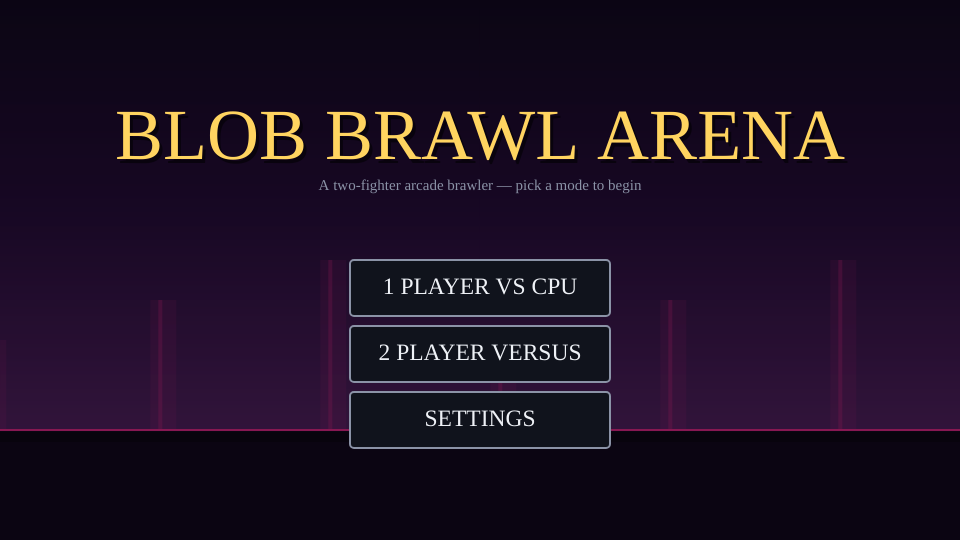
Frame 1 (no input)
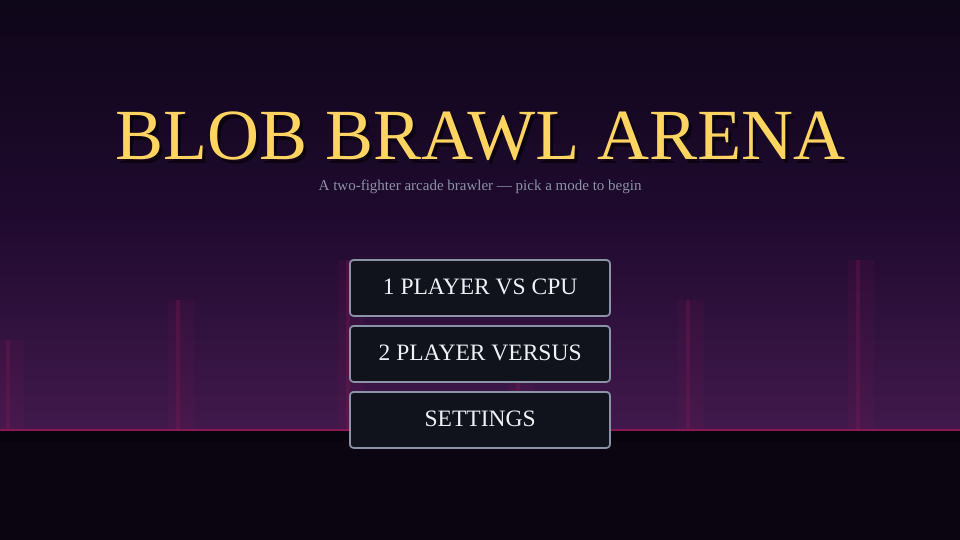
Frame 60 (no input)
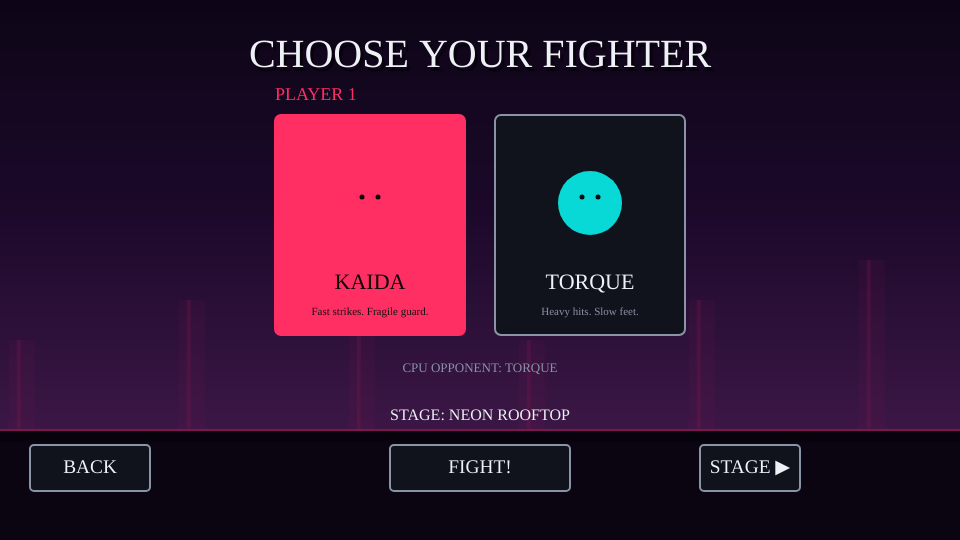
Frame 120 (the mouse pressed at the canvas centre since frame 60)

The p5.js sketch that drew these frames (run headless with seeded random() and noise() and a simulated clock; from frame 60 on, the mouse is pressed at the canvas centre):

// p5.js sketch
// ── sketch.js
// ================================================================================================
//  BLOB BRAWL ARENA
//  A from-scratch redesign of the original two-fighter tutorial.
//
//  ARCHITECTURE OVERVIEW
//  ----------------------
//  Game            -> top level state machine (menu / select / fight / pause / etc.), owns Match
//  Match           -> a best-of-rounds contest between two Fighters on a Stage
//  Fighter (base)  -> physics, health/meter, state machine, move execution, drawing
//    Kaida, Torque -> subclasses that supply their own special/super moves & stats
//  InputSource     -> HumanInput (keyboard) or AIInput (simple finite-state CPU brain);
//                     Fighters don't care which one is driving them
//  Stage           -> visual theme (palette + animated parallax-style background layers)
//  ParticleSystem  -> pooled particles for hit sparks, block sparks, dust, trails
//  Camera          -> screen shake / punch-zoom applied only to the arena layer
//  Audio           -> procedurally synthesized sound effects + generative music, no asset files
//  UI              -> small immediate-mode Button helper used by every menu screen
// ================================================================================================


// ------------------------------------------------------------------------------------------------
// CONFIG - tunable constants, kept in one place instead of scattered magic numbers
// ------------------------------------------------------------------------------------------------
const CFG = {
  W: 960, H: 540,
  GROUND_Y: 430,
  GRAVITY: 0.9,
  ROUND_TIME: 60,       // seconds per round
  ROUNDS_TO_WIN: 2,     // first fighter to win this many rounds wins the match
  METER_MAX: 100,
  SPECIAL_COST: 30,
  SUPER_COST: 100,
  COMBO_WINDOW: 45,     // frames a combo stays "alive" between hits
};

// Palette - deliberately not the generic cream/terracotta or acid-green defaults.
// A magenta/cyan rivalry pair on a near-black arena, amber for shared UI accents.
const PALETTE = {
  bg:        '#05060a',
  p1:        '#ff2e63',   // hot magenta - Kaida
  p1Dark:    '#9c1440',
  p2:        '#08d9d6',   // electric cyan - Torque
  p2Dark:    '#046a68',
  amber:     '#ffd460',
  ink:       '#eef1f6',
  inkDim:    '#8b93a7',
  panel:     '#10131c',
  danger:    '#ff5252',
};

const STAGES = [
  { name: 'NEON ROOFTOP', sky: ['#1a0b2e', '#3a1257', '#7a2f8f'], ground: '#150a22', accent: '#ff2e9a', motif: 'neon' },
  { name: 'DESERT RUINS', sky: ['#2b1608', '#6b3618', '#c9702f'], ground: '#241207', accent: '#ffb347', motif: 'sand' },
  { name: 'STORM DOCKS',  sky: ['#0a1420', '#122238', '#1d3a52'], ground: '#0a0f16', accent: '#6fe3ff', motif: 'rain' },
];

function clamp(v, lo, hi) { return Math.max(lo, Math.min(hi, v)); }
function lerp2(a, b, t) { return a + (b - a) * t; }


// ================================================================================================
// AUDIO MANAGER - every sound is synthesized live with the Web Audio API. No external files means
// nothing to fetch, license, or fail to load; it also keeps every sound perfectly on-theme.
// ================================================================================================
class AudioManager {
  constructor() {
    this.ctx = null;
    this.master = null;
    this.sfxGain = null;
    this.musicGain = null;
    this.sfxVolume = 0.7;
    this.musicVolume = 0.35;
    this.muted = false;
    this.musicOn = true;
    this.musicStep = 0;
    this.musicScale = [0, 3, 5, 7, 10, 12];
    this.musicBaseFreq = 110;
  }

  init() {
    if (this.ctx) return;
    const AC = window.AudioContext || window.webkitAudioContext;
    this.ctx = new AC();
    this.master = this.ctx.createGain();
    this.master.gain.value = 1;
    this.master.connect(this.ctx.destination);
    this.sfxGain = this.ctx.createGain();
    this.sfxGain.gain.value = this.sfxVolume;
    this.sfxGain.connect(this.master);
    this.musicGain = this.ctx.createGain();
    this.musicGain.gain.value = this.musicVolume;
    this.musicGain.connect(this.master);
  }

  resume() {
    if (this.ctx && this.ctx.state === 'suspended') this.ctx.resume();
  }

  setSfxVolume(v) { this.sfxVolume = v; if (this.sfxGain) this.sfxGain.gain.value = v; }
  setMusicVolume(v) { this.musicVolume = v; if (this.musicGain) this.musicGain.gain.value = v; }

  // Generic short synthesized blip: a tone with an exponential decay envelope,
  // optionally sweeping frequency for "whoosh" style effects.
  tone(freq, dur, type = 'sine', gain = 0.35, sweepTo = null, noiseMix = 0) {
    if (!this.ctx || this.muted) return;
    const t0 = this.ctx.currentTime;
    const osc = this.ctx.createOscillator();
    osc.type = type;
    osc.frequency.setValueAtTime(freq, t0);
    if (sweepTo !== null) osc.frequency.exponentialRampToValueAtTime(Math.max(20, sweepTo), t0 + dur);
    const env = this.ctx.createGain();
    env.gain.setValueAtTime(gain, t0);
    env.gain.exponentialRampToValueAtTime(0.001, t0 + dur);
    osc.connect(env).connect(this.sfxGain);
    osc.start(t0);
    osc.stop(t0 + dur + 0.02);

    if (noiseMix > 0) {
      const bufferSize = this.ctx.sampleRate * dur;
      const buffer = this.ctx.createBuffer(1, bufferSize, this.ctx.sampleRate);
      const data = buffer.getChannelData(0);
      for (let i = 0; i < bufferSize; i++) data[i] = (Math.random() * 2 - 1) * (1 - i / bufferSize);
      const noise = this.ctx.createBufferSource();
      noise.buffer = buffer;
      const nEnv = this.ctx.createGain();
      nEnv.gain.setValueAtTime(gain * noiseMix, t0);
      nEnv.gain.exponentialRampToValueAtTime(0.001, t0 + dur);
      noise.connect(nEnv).connect(this.sfxGain);
      noise.start(t0);
    }
  }

  playLight()    { this.tone(720, 0.08, 'square', 0.25); }
  playHeavy()    { this.tone(180, 0.18, 'sawtooth', 0.4, 90, 0.5); }
  playSpecial()  { this.tone(300, 0.3, 'sawtooth', 0.35, 700); }
  playSuper()    { this.tone(600, 0.6, 'sawtooth', 0.45, 60, 0.6); }
  playBlock()    { this.tone(500, 0.12, 'triangle', 0.3, 350); }
  playWhiff()    { this.tone(900, 0.05, 'sine', 0.08); }
  playJump()     { this.tone(400, 0.12, 'sine', 0.2, 650); }
  playLand()     { this.tone(120, 0.08, 'sine', 0.2); }
  playKO()       { this.tone(220, 0.9, 'sawtooth', 0.4, 40, 0.4); }
  playSelect()   { this.tone(880, 0.06, 'square', 0.2); }
  playConfirm()  { this.tone(660, 0.1, 'square', 0.25, 990); }
  playCountdown(){ this.tone(500, 0.15, 'square', 0.3); }
  playBell()     { this.tone(1200, 0.5, 'sine', 0.3, 800); }

  // Extremely small generative music stinger - one bass note plus an occasional
  // scale-degree arpeggio note, re-triggered on a timer from the main loop.
  musicTick(stageIndex) {
    if (!this.ctx || this.muted || !this.musicOn) return;
    const root = this.musicBaseFreq * (1 + stageIndex * 0.12);
    const t0 = this.ctx.currentTime;
    const bass = this.ctx.createOscillator();
    bass.type = 'triangle';
    bass.frequency.value = root;
    const bEnv = this.ctx.createGain();
    bEnv.gain.setValueAtTime(0.18, t0);
    bEnv.gain.exponentialRampToValueAtTime(0.001, t0 + 0.35);
    bass.connect(bEnv).connect(this.musicGain);
    bass.start(t0); bass.stop(t0 + 0.4);

    if (this.musicStep % 2 === 0) {
      const degree = this.musicScale[Math.floor(Math.random() * this.musicScale.length)];
      const freq = root * 2 * Math.pow(2, degree / 12);
      const arp = this.ctx.createOscillator();
      arp.type = 'square';
      arp.frequency.value = freq;
      const aEnv = this.ctx.createGain();
      aEnv.gain.setValueAtTime(0.05, t0 + 0.05);
      aEnv.gain.exponentialRampToValueAtTime(0.001, t0 + 0.3);
      arp.connect(aEnv).connect(this.musicGain);
      arp.start(t0 + 0.05); arp.stop(t0 + 0.35);
    }
    this.musicStep++;
  }
}
const AUDIO = new AudioManager();


// ================================================================================================
// PARTICLE SYSTEM
// ================================================================================================
class Particle {
  constructor(x, y, vx, vy, life, size, col, grav = 0) {
    this.x = x; this.y = y; this.vx = vx; this.vy = vy;
    this.life = life; this.maxLife = life; this.size = size; this.col = col; this.grav = grav;
  }
  update(dt) {
    this.vy += this.grav * dt;
    this.x += this.vx * dt;
    this.y += this.vy * dt;
    this.life -= dt;
  }
  draw() {
    const t = clamp(this.life / this.maxLife, 0, 1);
    push();
    noStroke();
    fill(this.col[0], this.col[1], this.col[2], 255 * t);
    circle(this.x, this.y, this.size * t);
    pop();
  }
}
class ParticleSystem {
  constructor() { this.items = []; }
  update(dt) {
    for (const p of this.items) p.update(dt);
    this.items = this.items.filter(p => p.life > 0);
  }
  draw() { for (const p of this.items) p.draw(); }

  burstHit(x, y, col) {
    for (let i = 0; i < 14; i++) {
      const a = random(TWO_PI);
      const spd = random(2, 7);
      this.items.push(new Particle(x, y, cos(a) * spd, sin(a) * spd - 1, random(14, 26), random(4, 9), col, 0.25));
    }
  }
  burstBlock(x, y) {
    for (let i = 0; i < 10; i++) {
      const a = random(-PI * 0.3, PI * 0.3);
      const spd = random(3, 6);
      this.items.push(new Particle(x, y, cos(a) * spd, sin(a) * spd, random(10, 18), random(3, 6), [255, 212, 96], 0.1));
    }
  }
  dust(x, y) {
    for (let i = 0; i < 6; i++) {
      this.items.push(new Particle(x + random(-10, 10), y, random(-1, 1), random(-1.5, -0.2), random(16, 28), random(5, 10), [200, 200, 210], -0.02));
    }
  }
  trail(x, y, col) {
    this.items.push(new Particle(x, y, random(-0.5, 0.5), random(-0.5, 0.5), 14, random(6, 12), col, 0));
  }
}


// ================================================================================================
// CAMERA - purely a shake / punch-in effect layered on top of an otherwise static arena camera,
// which is the norm for 2D fighting games.
// ================================================================================================
class Camera {
  constructor() { this.shake = 0; this.zoom = 1; this.zoomTarget = 1; }
  addShake(amount) { this.shake = Math.min(this.shake + amount, 24); }
  punch(amount) { this.zoomTarget = 1 + amount; }
  update(dt) {
    this.shake = lerp2(this.shake, 0, 0.2 * dt);
    if (this.shake < 0.05) this.shake = 0;
    this.zoomTarget = lerp2(this.zoomTarget, 1, 0.08 * dt);
    this.zoom = lerp2(this.zoom, this.zoomTarget, 0.25 * dt);
  }
  begin() {
    push();
    translate(CFG.W / 2, CFG.H / 2);
    scale(this.zoom);
    if (this.shake > 0) translate(random(-this.shake, this.shake), random(-this.shake, this.shake));
    translate(-CFG.W / 2, -CFG.H / 2);
  }
  end() { pop(); }
}


// ================================================================================================
// STAGE - animated background rendering per theme. Layers drift at their own independent speeds
// to give a living, parallax-like atmosphere even though the fight camera itself never pans.
// ================================================================================================
class Stage {
  constructor(def) { this.def = def; this.t = 0; this.bolts = []; }
  update(dt) {
    this.t += dt;
    if (this.def.motif === 'rain' && random() < 0.4) {
      this.bolts.push({ x: random(CFG.W), y: -10, life: 40 });
    }
    this.bolts.forEach(b => b.y += 14);
    this.bolts = this.bolts.filter(b => b.y < CFG.H);
  }
  draw() {
    const [c1, c2, c3] = this.def.sky;
    for (let i = 0; i < CFG.GROUND_Y; i++) {
      const tt = i / CFG.GROUND_Y;
      const col = tt < 0.5
        ? lerpColor(color(c1), color(c2), tt * 2)
        : lerpColor(color(c2), color(c3), (tt - 0.5) * 2);
      stroke(col); line(0, i, CFG.W, i);
    }
    noStroke();

    if (this.def.motif === 'neon') {
      for (let i = 0; i < 6; i++) {
        const x = (i * 170 + (this.t * 6) % 170) % (CFG.W + 40) - 20;
        const h = 90 + (i % 3) * 40;
        fill(255, 46, 154, 26);
        rect(x, CFG.GROUND_Y - h, 26, h);
        fill(255, 46, 154, 70);
        rect(x + 8, CFG.GROUND_Y - h, 4, h);
      }
    } else if (this.def.motif === 'sand') {
      for (let i = 0; i < 5; i++) {
        const x = (i * 210 + (this.t * 3) % 210) % (CFG.W + 60) - 30;
        fill(120, 70, 35, 90);
        triangle(x, CFG.GROUND_Y, x + 90, CFG.GROUND_Y - 130, x + 180, CFG.GROUND_Y);
      }
      fill(255, 200, 140, 20);
      circle(CFG.W - 130, 90, 90);
    } else if (this.def.motif === 'rain') {
      stroke(180, 220, 255, 90); strokeWeight(2);
      for (const b of this.bolts) line(b.x, b.y, b.x - 4, b.y + 14);
      noStroke();
    }

    // ground + horizon line
    fill(this.def.ground);
    rect(0, CFG.GROUND_Y, CFG.W, CFG.H - CFG.GROUND_Y);
    stroke(this.def.accent); strokeWeight(2);
    line(0, CFG.GROUND_Y, CFG.W, CFG.GROUND_Y);
    noStroke();
    fill(0, 0, 0, 70);
    rect(0, CFG.GROUND_Y + 2, CFG.W, 10);
  }
}


// ================================================================================================
// INPUT SOURCES - Fighters don't know or care whether a human or the CPU is driving them.
// ================================================================================================

// Keys that were pressed THIS frame only (edge-triggered), populated by the global keyPressed().
const justPressed = new Set();

class HumanInput {
  constructor(keys) { this.keys = keys; } // {left,right,up,down,light,heavy,special,super}
  getIntents() {
    return {
      left: keyIsDown(this.keys.left),
      right: keyIsDown(this.keys.right),
      jumpPressed: justPressed.has(this.keys.up),
      block: keyIsDown(this.keys.down),
      lightPressed: justPressed.has(this.keys.light),
      heavyPressed: justPressed.has(this.keys.heavy),
      specialPressed: justPressed.has(this.keys.special),
      superPressed: justPressed.has(this.keys.super),
    };
  }
}

class AIInput {
  constructor(difficulty = 1) {
    this.difficulty = difficulty; // 0..1, higher = faster reactions
    this.decisionTimer = 0;
    this.mode = 'approach';
    this.self = null; this.foe = null;
  }
  bind(self, foe) { this.self = self; this.foe = foe; }
  getIntents() {
    const out = { left: false, right: false, jumpPressed: false, block: false, lightPressed: false, heavyPressed: false, specialPressed: false, superPressed: false };
    if (!this.self || !this.foe) return out;
    const self = this.self, foe = this.foe;

    // React to an incoming attack with some chance to block, scaled by difficulty.
    if (foe.activeMove && foe.activeMove.phase !== 'recovery' && random() < 0.02 + 0.05 * this.difficulty) {
      this.mode = 'block';
    }

    this.decisionTimer -= 1;
    if (this.decisionTimer <= 0) {
      this.decisionTimer = Math.floor(random(14, 30) / (0.5 + this.difficulty));
      const dist = Math.abs(foe.x - self.x);
      if (self.health < self.maxHealth * 0.25 && random() < 0.5) this.mode = 'retreat';
      else if (dist > 150) this.mode = 'approach';
      else if (dist < 70) this.mode = random() < 0.6 ? 'attackClose' : 'approach';
      else this.mode = random() < 0.5 ? 'attackFar' : 'approach';
    }

    const dx = foe.x - self.x;
    if (this.mode === 'approach') {
      out.left = dx < -4; out.right = dx > 4;
      if (Math.abs(dx) < 120 && random() < 0.01) out.jumpPressed = true;
    } else if (this.mode === 'retreat') {
      out.left = dx > 0; out.right = dx < 0;
    } else if (this.mode === 'block') {
      out.block = true;
      if (Math.abs(dx) > 90) this.mode = 'approach';
    } else if (this.mode === 'attackClose') {
      if (!self.activeMove) {
        if (self.meter >= CFG.METER_MAX && random() < 0.15) out.superPressed = true;
        else if (self.meter >= CFG.SPECIAL_COST && random() < 0.2) out.specialPressed = true;
        else out.lightPressed = random() < 0.7;
        if (!out.lightPressed && !out.specialPressed && !out.superPressed) out.heavyPressed = random() < 0.3;
      }
    } else if (this.mode === 'attackFar') {
      out.left = dx < -4; out.right = dx > 4;
      if (Math.abs(dx) < 65 && !self.activeMove) out.heavyPressed = true;
    }
    return out;
  }
}


// ================================================================================================
// MOVESET DATA - plain data tables keep balance changes to one place instead of buried in logic.
// ================================================================================================
const MOVES_BASE = {
  light:  { startup: 5,  active: 4, recovery: 9,  damage: 5,  chip: 1, meter: 8,  knockX: 4,  knockY: 0,  hitstun: 14, blockstun: 8,  range: 46, w: 34, h: 22 },
  heavy:  { startup: 13, active: 6, recovery: 19, damage: 12, chip: 2, meter: 14, knockX: 9,  knockY: -2, hitstun: 22, blockstun: 14, range: 58, w: 40, h: 26 },
};

// ================================================================================================
// FIGHTER (base class)
// ================================================================================================
class Fighter {
  constructor(x, name, colMain, colDark, label) {
    this.x = x;
    this.y = CFG.GROUND_Y; // feet position; equals GROUND_Y when grounded
    this.vx = 0; this.vy = 0;
    this.name = name;
    this.colMain = colMain; this.colDark = colDark;
    this.label = label; // 'P1' | 'P2'

    this.bodyW = 46; this.bodyH = 100;
    this.speed = 0.6; this.maxSpeed = 4.2; this.friction = 0.78;
    this.jumpForce = 15;
    this.weight = 1;

    this.maxHealth = 100; this.health = 100;
    this.meter = 0;
    this.facing = this.label === 'P1' ? 1 : -1;
    this.grounded = true;

    this.state = 'idle';       // idle | walk | jump | block | hit | ko
    this.activeMove = null;    // {type, frame, phase, hasHit, data}
    this.hitstun = 0; this.blockstun = 0;
    this.isBlocking = false;
    this.flash = 0;            // white hit-flash timer
    this.squash = 0;           // landing squash animation timer
    this.comboCount = 0; this.comboTimer = 0;
    this.invuln = 0;           // frames of invulnerability (used by some supers)
    this.armored = 0;          // frames that ignore hitstun (super armor)
    this.animT = random(1000);
    this.controller = null;
    this.koFallAngle = 0;
    this.wins = 0;
  }

  bindController(c) { this.controller = c; }

  moveset() { return MOVES_BASE; } // subclasses extend with .special / .super

  hurtbox() {
    return { x: this.x - this.bodyW / 2, y: this.y - (this.crouching ? this.bodyH * 0.6 : this.bodyH), w: this.bodyW, h: this.crouching ? this.bodyH * 0.6 : this.bodyH };
  }

  startMove(type, foe) {
    const table = this.moveset();
    const data = table[type];
    if (!data) return;
    this.activeMove = { type, frame: 0, phase: 'startup', hasHit: false, data, hits: data.hits ? data.hits.map(() => false) : null };
    if (type === 'special') this.meter -= CFG.SPECIAL_COST;
    if (type === 'super') { this.meter -= CFG.SUPER_COST; this.invuln = data.invuln || 0; this.armored = data.armor ? 999 : 0; }
    if (type === 'light') AUDIO.playLight();
    if (type === 'heavy') AUDIO.playHeavy();
    if (type === 'special') AUDIO.playSpecial();
    if (type === 'super') AUDIO.playSuper();
    this.onStartMove(type, data, foe);
  }
  onStartMove() {} // hook for subclasses (e.g. dash velocity)

  getHitbox() {
    if (!this.activeMove || this.activeMove.phase !== 'active') return null;
    const d = this.activeMove.data;
    const reach = d.range !== undefined ? d.range : 50;
    const w = d.w || 40, h = d.h || 26;
    const cx = this.x + this.facing * (this.bodyW / 2 + reach / 2);
    const cy = this.y - this.bodyH * (d.low ? 0.25 : 0.6);
    return { x: cx - w / 2, y: cy - h / 2, w, h };
  }

  takeDamage(amount, knockX, knockY, hitstun, particles, camera, chip = false) {
    if (this.invuln > 0) return;
    this.health = clamp(this.health - amount, 0, this.maxHealth);
    this.vx = knockX; this.vy = knockY;
    this.flash = 10;
    if (!chip) {
      this.hitstun = hitstun;
      this.state = 'hit';
      particles.burstHit(this.x, this.y - this.bodyH * 0.55, this.colMain === PALETTE.p1 ? [255, 90, 130] : [90, 240, 235]);
      camera.addShake(6);
      camera.punch(0.02);
    } else {
      this.blockstun = hitstun;
      particles.burstBlock(this.x - this.facing * this.bodyW * 0.5, this.y - this.bodyH * 0.6);
      camera.addShake(2);
    }
    if (this.health <= 0) { this.state = 'ko'; this.koFallAngle = 0; }
  }

  gainMeter(v) { this.meter = clamp(this.meter + v, 0, CFG.METER_MAX); }

  update(dt, foe, particles, camera) {
    this.animT += dt * 0.06;
    if (this.flash > 0) this.flash -= dt;
    if (this.squash > 0) this.squash -= dt;
    if (this.comboTimer > 0) { this.comboTimer -= dt; if (this.comboTimer <= 0) this.comboCount = 0; }
    if (this.invuln > 0) this.invuln -= dt;

    if (this.state === 'ko') {
      this.koFallAngle = Math.min(this.koFallAngle + 0.06 * dt, PI / 2.1);
      this.vx *= 0.9;
      this.x += this.vx * dt;
      return;
    }

    const intents = this.controller ? this.controller.getIntents() : {};
    this.crouching = false;

    // Blockstun / hitstun lock out actions but still let physics + knockback drift resolve.
    if (this.hitstun > 0) {
      this.hitstun -= dt;
      this.vx = lerp2(this.vx, 0, 0.15 * dt);
    } else if (this.blockstun > 0) {
      this.blockstun -= dt;
      this.vx = lerp2(this.vx, 0, 0.2 * dt);
    } else {
      this.isBlocking = !!intents.block && this.grounded && !this.activeMove;
      this.crouching = this.isBlocking;

      if (!this.activeMove && !this.isBlocking) {
        if (intents.left) this.vx -= this.speed * dt;
        if (intents.right) this.vx += this.speed * dt;
        this.vx = clamp(this.vx, -this.maxSpeed, this.maxSpeed);
        if (!intents.left && !intents.right) this.vx *= Math.pow(this.friction, dt);

        if (intents.jumpPressed && this.grounded) {
          this.vy = -this.jumpForce; this.grounded = false; AUDIO.playJump();
        }
      } else if (this.isBlocking) {
        this.vx *= Math.pow(this.friction, dt);
      }

      if (!this.activeMove && this.grounded) {
        if (intents.superPressed && this.meter >= CFG.METER_MAX) this.startMove('super', foe);
        else if (intents.specialPressed && this.meter >= CFG.SPECIAL_COST) this.startMove('special', foe);
        else if (intents.heavyPressed) this.startMove('heavy', foe);
        else if (intents.lightPressed) this.startMove('light', foe);
      }
    }

    // Facing always tracks the opponent unless mid-knockback-lock.
    if (this.hitstun <= 0) this.facing = foe.x > this.x ? 1 : -1;

    // Physics
    this.vy += CFG.GRAVITY * dt;
    this.x += this.vx * dt;
    this.y += this.vy * dt;
    this.x = clamp(this.x, this.bodyW / 2 + 10, CFG.W - this.bodyW / 2 - 10);
    const wasAirborne = !this.grounded;
    if (this.y >= CFG.GROUND_Y) {
      this.y = CFG.GROUND_Y; this.vy = 0;
      if (!this.grounded) {
        this.grounded = true;
        if (wasAirborne) { this.squash = 8; AUDIO.playLand(); particles.dust(this.x, this.y); }
      }
    } else {
      this.grounded = false;
    }

    // Advance active move state machine
    if (this.activeMove) this.updateMove(dt, foe, particles, camera);

    this.updateSubclass(dt, foe, particles, camera);
  }

  updateSubclass() {} // hook for subclass-specific per-frame behavior (e.g. dash movement)

  updateMove(dt, foe, particles, camera) {
    const m = this.activeMove;
    m.frame += dt;
    const d = m.data;
    if (m.phase === 'startup' && m.frame >= d.startup) { m.phase = 'active'; m.frame = 0; }
    else if (m.phase === 'active' && m.frame >= d.active) { m.phase = 'recovery'; m.frame = 0; }
    else if (m.phase === 'recovery' && m.frame >= d.recovery) { this.activeMove = null; this.armored = 0; }
  }

  onStunned() {}

  draw() {
    push();
    translate(this.x, this.y);
    if (this.state === 'ko') rotate(this.facing * this.koFallAngle * -1);

    const squashAmt = this.squash > 0 ? map(this.squash, 0, 8, 0, 0.22) : 0;
    const bob = this.grounded && this.vx !== 0 && this.state !== 'ko' ? sin(this.animT * 6) * 3 : 0;

    // ground shadow, softer when airborne
    const airT = clamp((CFG.GROUND_Y - this.y) / 140, 0, 1);
    noStroke();
    fill(0, 0, 0, 90 * (1 - airT * 0.6));
    ellipse(0, 4, this.bodyW * (1 - airT * 0.3), 14 * (1 - airT * 0.3));

    const h = this.crouching ? this.bodyH * 0.6 : this.bodyH;
    const bodyCol = this.flash > 0 ? color(255) : color(this.colMain);

    // legs (simple animated pair)
    stroke(this.colDark); strokeWeight(8); strokeCap(ROUND);
    const legPhase = this.grounded ? sin(this.animT * 5) * (Math.abs(this.vx) > 0.3 ? 10 : 2) : 0;
    line(-8, -h * 0.05, -8 + (this.grounded ? legPhase : -6), -h * 0.55 + (this.state === 'jump' ? -8 : 0));
    line(8, -h * 0.05, 8 - (this.grounded ? legPhase : -6), -h * 0.55 + (this.state === 'jump' ? -8 : 0));

    // torso blob
    push();
    scale(1 + squashAmt, 1 - squashAmt);
    fill(bodyCol); noStroke();
    beginShape();
    const n = 28;
    for (let i = 0; i < n; i++) {
      const a = (TWO_PI / n) * i;
      const nz = noise(cos(a) * 0.8 + this.animT, sin(a) * 0.8 + this.animT);
      const r = (h * 0.42) + map(nz, 0, 1, -5, 5);
      const squishY = this.crouching ? 0.65 : 1;
      vertex(cos(a) * r * 0.75, -h * 0.62 + bob + sin(a) * r * squishY * 0.9);
    }
    endShape(CLOSE);
    pop();

    // guard ring while blocking
    if (this.isBlocking) {
      noFill(); stroke(255, 255, 255, 160); strokeWeight(3);
      ellipse(0, -h * 0.6, h * 0.95, h * 0.95);
    }

    // arm / fist for active attacks
    if (this.activeMove && this.activeMove.phase !== 'recovery') {
      const d = this.activeMove.data;
      const reach = (d.range !== undefined ? d.range : 50) * (this.activeMove.phase === 'active' ? 1 : 0.4);
      stroke(this.colDark); strokeWeight(9); strokeCap(ROUND);
      line(this.facing * 6, -h * 0.6, this.facing * (10 + reach), -h * (d.low ? 0.3 : 0.62));
      noStroke(); fill(this.flash > 0 ? color(255) : color(this.colMain));
      circle(this.facing * (10 + reach), -h * (d.low ? 0.3 : 0.62), 17);
    }

    // eyes
    fill(10); noStroke();
    const eyeY = -h * 0.66 + bob;
    circle(-7 * this.facing, eyeY, 7);
    circle(7 * this.facing, eyeY, 7);
    if (this.state === 'hit') { fill(255, 60, 60); circle(-7 * this.facing, eyeY, 4); circle(7 * this.facing, eyeY, 4); }

    pop();
  }
}

// ------------------------------------------------------------------------------------------------
// KAIDA - fast ninja-styled fighter. Special = quick dashing strike. Super = five-hit flurry
// with brief invulnerability, rewarding aggressive, combo-focused play.
// ------------------------------------------------------------------------------------------------
class Kaida extends Fighter {
  constructor(x, label) {
    super(x, 'KAIDA', PALETTE.p1, PALETTE.p1Dark, label);
    this.speed = 0.75; this.maxSpeed = 5.2; this.jumpForce = 16.5;
    this.maxHealth = 92; this.health = 92;
  }
  moveset() {
    return {
      ...MOVES_BASE,
      special: { startup: 6, active: 10, recovery: 14, damage: 14, chip: 2, meter: 18, knockX: 10, knockY: -1, hitstun: 20, blockstun: 12, range: 30, w: 40, h: 26, dash: 9 },
      super:   { startup: 8, active: 30, recovery: 20, damage: 7, chip: 3, meter: 0, knockX: 3, knockY: -1, hitstun: 10, blockstun: 8, range: 40, w: 46, h: 30, invuln: 10, hits: [4, 10, 16, 22, 28] },
    };
  }
  onStartMove(type, data) {
    if (type === 'special') this._dashFramesLeft = 10;
  }
  updateSubclass(dt) {
    if (this._dashFramesLeft > 0 && this.activeMove && this.activeMove.type === 'special') {
      this.x += this.facing * this.activeMove.data.dash * dt * 0.6;
      this._dashFramesLeft -= dt;
    }
  }
}

// ------------------------------------------------------------------------------------------------
// TORQUE - heavy brawler. Special = ground slam shockwave that hits both sides. Super = an armored
// charge across the arena that shrugs off small attacks, rewarding patient meter-building play.
// ------------------------------------------------------------------------------------------------
class Torque extends Fighter {
  constructor(x, label) {
    super(x, 'TORQUE', PALETTE.p2, PALETTE.p2Dark, label);
    this.speed = 0.5; this.maxSpeed = 3.4; this.jumpForce = 13.5; this.weight = 1.4;
    this.bodyW = 54; this.maxHealth = 110; this.health = 110;
  }
  moveset() {
    return {
      ...MOVES_BASE,
      special: { startup: 16, active: 8, recovery: 22, damage: 17, chip: 3, meter: 20, knockX: 6, knockY: -8, hitstun: 26, blockstun: 16, range: 70, w: 90, h: 30, low: true },
      super:   { startup: 10, active: 26, recovery: 22, damage: 30, chip: 6, meter: 0, knockX: 14, knockY: -4, hitstun: 30, blockstun: 20, range: 40, w: 60, h: 40, armor: true, dash: 7 },
    };
  }
  onStartMove(type) {
    if (type === 'super') this._chargeFramesLeft = 26;
  }
  updateSubclass(dt) {
    if (this._chargeFramesLeft > 0 && this.activeMove && this.activeMove.type === 'super') {
      this.x += this.facing * this.activeMove.data.dash * dt * 0.5;
      this._chargeFramesLeft -= dt;
    }
  }
}

const ROSTER = [
  { key: 'kaida', label: 'KAIDA', tagline: 'Fast strikes. Fragile guard.', make: (x, l) => new Kaida(x, l) },
  { key: 'torque', label: 'TORQUE', tagline: 'Heavy hits. Slow feet.', make: (x, l) => new Torque(x, l) },
];


// ================================================================================================
// BUTTON - tiny immediate-mode UI helper used by every menu screen.
// ================================================================================================
class Button {
  constructor(x, y, w, h, label, sub = '') { this.x = x; this.y = y; this.w = w; this.h = h; this.label = label; this.sub = sub; }
  hovered() { return mouseX > this.x && mouseX < this.x + this.w && mouseY > this.y && mouseY < this.y + this.h; }
  draw(selected = false) {
    const hov = this.hovered() || selected;
    push();
    rectMode(CORNER);
    fill(hov ? color(PALETTE.amber) : color(PALETTE.panel));
    stroke(hov ? color(PALETTE.amber) : color(PALETTE.inkDim));
    strokeWeight(2);
    rect(this.x, this.y, this.w, this.h, 4);
    noStroke();
    fill(hov ? color(10) : color(PALETTE.ink));
    textFont('Bebas Neue, sans-serif');
    textAlign(CENTER, CENTER);
    textSize(this.h * 0.42);
    text(this.label, this.x + this.w / 2, this.y + this.h / 2 - (this.sub ? 8 : 0));
    if (this.sub) {
      textFont('Rubik, sans-serif');
      textSize(11);
      fill(hov ? color(30) : color(PALETTE.inkDim));
      text(this.sub, this.x + this.w / 2, this.y + this.h / 2 + 14);
    }
    pop();
  }
}


// ================================================================================================
// GAME - top level state machine
// ================================================================================================
const SCENE = { MENU: 'menu', SELECT: 'select', INTRO: 'intro', FIGHT: 'fight', ROUND_END: 'round_end', MATCH_END: 'match_end', PAUSED: 'paused', SETTINGS: 'settings' };

class Game {
  constructor() {
    this.scene = SCENE.MENU;
    this.prevSceneBeforeSettings = SCENE.MENU;
    this.mode = '1P';           // '1P' or '2P'
    this.pick = { p1: 0, p2: 1, stage: 0 };
    this.particles = new ParticleSystem();
    this.camera = new Camera();
    this.stage = new Stage(STAGES[0]);
    this.p1 = null; this.p2 = null;
    this.roundWins = { p1: 0, p2: 0 };
    this.roundTime = CFG.ROUND_TIME;
    this.roundTimerAcc = 0;
    this.introTimer = 0; this.introText = '';
    this.roundEndTimer = 0; this.roundEndWinner = null;
    this.sessionStats = { fights: 0, p1MatchWins: 0, p2MatchWins: 0, bestCombo: 0 }; // in-memory only
    this.musicTimer = 0;
    this.buttons = {};
    this.buildMenuButtons();
  }

  buildMenuButtons() {
    this.buttons.menu = [
      new Button(CFG.W / 2 - 130, 260, 260, 56, '1 PLAYER VS CPU'),
      new Button(CFG.W / 2 - 130, 326, 260, 56, '2 PLAYER VERSUS'),
      new Button(CFG.W / 2 - 130, 392, 260, 56, 'SETTINGS'),
    ];
    this.buttons.settingsBack = new Button(CFG.W / 2 - 90, 440, 180, 46, 'BACK');
    this.buttons.pause = [
      new Button(CFG.W / 2 - 110, 190, 220, 48, 'RESUME'),
      new Button(CFG.W / 2 - 110, 246, 220, 48, 'SETTINGS'),
      new Button(CFG.W / 2 - 110, 302, 220, 48, 'MAIN MENU'),
    ];
    this.buttons.matchEnd = [
      new Button(CFG.W / 2 - 230, 400, 200, 52, 'REMATCH'),
      new Button(CFG.W / 2 + 30, 400, 200, 52, 'MAIN MENU'),
    ];
    this.buttons.confirm = new Button(CFG.W / 2 - 90, 470, 180, 46, 'FIGHT!');
  }

  goMenu() { this.scene = SCENE.MENU; }

  goSelect(mode) { this.mode = mode; this.scene = SCENE.SELECT; }

  startMatch() {
    const p1def = ROSTER[this.pick.p1];
    const p2def = ROSTER[this.pick.p2];
    this.p1 = p1def.make(260, 'P1');
    this.p2 = p2def.make(CFG.W - 260, 'P2');
    this.p1.bindController(new HumanInput({ left: 65, right: 68, up: 87, down: 83, light: 70, heavy: 71, special: 84, super: 82 }));
    if (this.mode === '2P') {
      this.p2.bindController(new HumanInput({ left: LEFT_ARROW, right: RIGHT_ARROW, up: UP_ARROW, down: DOWN_ARROW, light: 75, heavy: 76, special: 79, super: 80 }));
    } else {
      const ai = new AIInput(0.65);
      ai.bind(this.p2, this.p1);
      this.p2.bindController(ai);
    }
    this.stage = new Stage(STAGES[this.pick.stage]);
    this.roundWins = { p1: 0, p2: 0 };
    this.sessionStats.fights++;
    this.startRound(1);
  }

  startRound(n) {
    this.roundNum = n;
    this.p1.x = 260; this.p2.x = CFG.W - 260;
    this.p1.y = CFG.GROUND_Y; this.p2.y = CFG.GROUND_Y;
    this.p1.vx = 0; this.p1.vy = 0; this.p2.vx = 0; this.p2.vy = 0;
    this.p1.health = this.p1.maxHealth; this.p2.health = this.p2.maxHealth;
    this.p1.meter = 0; this.p2.meter = 0;
    this.p1.state = 'idle'; this.p2.state = 'idle';
    this.p1.activeMove = null; this.p2.activeMove = null;
    this.p1.comboCount = 0; this.p2.comboCount = 0;
    this.roundTime = CFG.ROUND_TIME;
    this.roundTimerAcc = 0;
    this.introTimer = 90; this.introText = `ROUND ${n}`;
    this.scene = SCENE.INTRO;
    AUDIO.playBell();
  }

  update(dt) {
    if (this.scene === SCENE.FIGHT) this.updateFight(dt);
    else if (this.scene === SCENE.INTRO) this.updateIntro(dt);
    else if (this.scene === SCENE.ROUND_END) this.updateRoundEnd(dt);
    this.particles.update(dt);
    this.camera.update(dt);
    if (this.scene !== SCENE.MENU && this.scene !== SCENE.SELECT) this.stage.update(dt);

    this.musicTimer -= dt;
    if (this.musicTimer <= 0 && (this.scene === SCENE.FIGHT || this.scene === SCENE.INTRO)) {
      this.musicTimer = 26;
      AUDIO.musicTick(this.pick.stage);
    }
  }

  updateIntro(dt) {
    this.introTimer -= dt;
    if (this.introTimer === 30) { this.introText = 'FIGHT!'; AUDIO.playCountdown(); }
    if (this.introTimer <= 0) this.scene = SCENE.FIGHT;
  }

  updateFight(dt) {
    const p1 = this.p1, p2 = this.p2;
    p1.update(dt, p2, this.particles, this.camera);
    p2.update(dt, p1, this.particles, this.camera);
    this.resolveCombat(p1, p2);
    this.resolveCombat(p2, p1);

    this.roundTimerAcc += dt / 60;
    if (this.roundTimerAcc >= 1) { this.roundTimerAcc -= 1; this.roundTime = Math.max(0, this.roundTime - 1); }

    if (p1.state === 'ko' || p2.state === 'ko') {
      this.endRound(p1.state === 'ko' ? 'P2' : 'P1');
    } else if (this.roundTime <= 0) {
      const winner = p1.health === p2.health ? 'DRAW' : (p1.health > p2.health ? 'P1' : 'P2');
      this.endRound(winner);
    }
    justPressed.clear();
  }

  resolveCombat(attacker, defender) {
    if (!attacker.activeMove || attacker.activeMove.phase !== 'active') return;
    const box = attacker.getHitbox();
    if (!box) return;
    const hb = defender.hurtbox();
    const overlap = box.x < hb.x + hb.w && box.x + box.w > hb.x && box.y < hb.y + hb.h && box.y + box.h > hb.y;
    if (!overlap) return;

    const d = attacker.activeMove.data;
    // multi-hit moves (supers) track separate hit windows so each hit lands once
    if (attacker.activeMove.hits) {
      const idx = d.hits.findIndex((f, i) => !attacker.activeMove.hits[i] && Math.abs(attacker.activeMove.frame - f) < 2);
      if (idx === -1) return;
      attacker.activeMove.hits[idx] = true;
    } else {
      if (attacker.activeMove.hasHit) return;
      attacker.activeMove.hasHit = true;
    }

    const facingCorrectly = (defender.facing === -attacker.facing) || true; // defenders auto-face attacker already
    const canBlock = defender.isBlocking && !defender.armored;
    if (canBlock) {
      defender.takeDamage(d.chip, attacker.facing * (d.knockX * 0.3), 0, Math.round(d.blockstun * 0.7), this.particles, this.camera, true);
      attacker.gainMeter(d.meter * 0.5);
      defender.gainMeter(3);
      AUDIO.playBlock();
    } else if (defender.armored) {
      // super armor: still take damage, no stagger
      defender.health = clamp(defender.health - d.damage * 0.5, 0, defender.maxHealth);
      this.particles.burstBlock(defender.x, defender.y - defender.bodyH * 0.6);
    } else {
      defender.takeDamage(d.damage, attacker.facing * d.knockX, d.knockY || 0, d.hitstun, this.particles, this.camera, false);
      attacker.gainMeter(d.meter);
      defender.gainMeter(d.meter * 0.4);
      attacker.comboCount++;
      attacker.comboTimer = CFG.COMBO_WINDOW;
      this.sessionStats.bestCombo = Math.max(this.sessionStats.bestCombo, attacker.comboCount);
      if (attacker.comboCount === 1) AUDIO.playConfirm();
    }
  }

  endRound(winnerLabel) {
    this.roundEndWinner = winnerLabel;
    if (winnerLabel === 'P1') this.roundWins.p1++;
    else if (winnerLabel === 'P2') this.roundWins.p2++;
    this.roundEndTimer = 150;
    this.scene = SCENE.ROUND_END;
    AUDIO.playKO();
  }

  updateRoundEnd(dt) {
    this.roundEndTimer -= dt;
    if (this.roundEndTimer <= 0) {
      if (this.roundWins.p1 >= CFG.ROUNDS_TO_WIN || this.roundWins.p2 >= CFG.ROUNDS_TO_WIN) {
        if (this.roundWins.p1 > this.roundWins.p2) this.sessionStats.p1MatchWins++; else this.sessionStats.p2MatchWins++;
        this.scene = SCENE.MATCH_END;
      } else {
        this.startRound(this.roundNum + 1);
      }
    }
  }

  // ---------------- DRAW ----------------
  draw() {
    background(PALETTE.bg);
    if (this.scene === SCENE.MENU) this.drawMenu();
    else if (this.scene === SCENE.SELECT) this.drawSelect();
    else {
      this.drawArenaScene();
      if (this.scene === SCENE.INTRO) this.drawIntro();
      else if (this.scene === SCENE.ROUND_END) this.drawRoundEnd();
      else if (this.scene === SCENE.MATCH_END) this.drawMatchEnd();
      else if (this.scene === SCENE.PAUSED) this.drawPause();
    }
    if (this.scene === SCENE.SETTINGS) this.drawSettings();
  }

  drawArenaScene() {
    this.camera.begin();
    this.stage.draw();
    this.particles.draw();
    if (this.p1) this.p1.draw();
    if (this.p2) this.p2.draw();
    this.camera.end();
    if (this.p1) this.drawHUD();
  }

  drawTitle(text_, y, size = 64, col = PALETTE.ink) {
    push();
    textFont('Bebas Neue, sans-serif');
    textAlign(CENTER, CENTER);
    fill(0, 0, 0, 140);
    textSize(size);
    text(text_, CFG.W / 2 + 3, y + 4);
    fill(col);
    text(text_, CFG.W / 2, y);
    pop();
  }

  drawMenu() {
    // ambient animated backdrop reused from a neutral stage theme
    const s = new Stage(STAGES[frameCount % 900 < 300 ? 0 : (frameCount % 900 < 600 ? 1 : 2)]);
    s.t = frameCount * 0.05;
    s.draw();
    fill(0, 0, 0, 120); rect(0, 0, CFG.W, CFG.H);
    this.drawTitle('BLOB BRAWL ARENA', 140, 72, PALETTE.amber);
    push(); textFont('Rubik'); textAlign(CENTER); fill(PALETTE.inkDim); textSize(15);
    text('A two-fighter arcade brawler — pick a mode to begin', CFG.W / 2, 190); pop();
    this.buttons.menu.forEach(b => b.draw());
    if (this.sessionStats.fights > 0) {
      push(); textFont('Rubik'); textAlign(CENTER); fill(PALETTE.inkDim); textSize(12);
      text(`Session: ${this.sessionStats.fights} fights  •  P1 match wins ${this.sessionStats.p1MatchWins}  •  P2 match wins ${this.sessionStats.p2MatchWins}  •  best combo x${this.sessionStats.bestCombo}`, CFG.W / 2, 470);
      pop();
    }
  }

  drawSelect() {
    const s = STAGES[this.pick.stage];
    const stagePreview = new Stage(s); stagePreview.t = frameCount * 0.04; stagePreview.draw();
    fill(0, 0, 0, 130); rect(0, 0, CFG.W, CFG.H);
    this.drawTitle(this.mode === '2P' ? 'CHOOSE YOUR FIGHTERS' : 'CHOOSE YOUR FIGHTER', 56, 40, PALETTE.ink);

    const cardW = 190, cardH = 220, gap = 30;
    const totalW = ROSTER.length * cardW + (ROSTER.length - 1) * gap;
    const startX = CFG.W / 2 - totalW / 2;

    // P1 row
    push(); textFont('Bebas Neue'); fill(PALETTE.p1); textAlign(LEFT); textSize(18); text('PLAYER 1', startX, 100); pop();
    ROSTER.forEach((r, i) => this.drawFighterCard(startX + i * (cardW + gap), 115, cardW, cardH, r, this.pick.p1 === i, PALETTE.p1, () => this.pick.p1 = i));

    if (this.mode === '2P') {
      push(); textFont('Bebas Neue'); fill(PALETTE.p2); textAlign(LEFT); textSize(18); text('PLAYER 2', startX, 360); pop();
      // (drawn compactly beneath in select handler via same helper, offset)
      ROSTER.forEach((r, i) => this.drawFighterCard(startX + i * (cardW + gap), 372, cardW, 110, r, this.pick.p2 === i, PALETTE.p2, () => this.pick.p2 = i, true));
    } else {
      push(); textFont('Rubik'); fill(PALETTE.inkDim); textAlign(CENTER); textSize(13);
      text(`CPU OPPONENT: ${ROSTER[this.pick.p2].label}`, CFG.W / 2, 372); pop();
    }

    // stage picker
    push(); textFont('Bebas Neue'); fill(PALETTE.ink); textAlign(CENTER); textSize(16); text('STAGE: ' + s.name, CFG.W / 2, this.mode === '2P' ? 500 : 420); pop();

    this.buttons.confirm.y = this.mode === '2P' ? 500 : 445;
    this.buttons.confirm.draw();
    const back = new Button(30, this.buttons.confirm.y, 120, 46, 'BACK');
    back.draw();
    this._selectBackBtn = back;
    const stageNext = new Button(CFG.W - 260, this.buttons.confirm.y, 100, 46, 'STAGE ▶');
    stageNext.draw();
    this._stageBtn = stageNext;
  }

  drawFighterCard(x, y, w, h, r, selected, accent, onClick, compact = false) {
    push();
    fill(selected ? color(accent) : color(PALETTE.panel));
    stroke(selected ? color(accent) : color(PALETTE.inkDim)); strokeWeight(2);
    rect(x, y, w, h, 6);
    noStroke();
    fill(selected ? 10 : 230);
    // mini portrait: silhouette using the fighter's own blob palette
    const cx = x + w / 2, cy = y + (compact ? h * 0.4 : h * 0.4);
    fill(r.key === 'kaida' ? color(PALETTE.p1) : color(PALETTE.p2));
    circle(cx, cy, compact ? 46 : 64);
    fill(10); circle(cx - 8, cy - 6, 5); circle(cx + 8, cy - 6, 5);
    textFont('Bebas Neue'); textAlign(CENTER);
    fill(selected ? 10 : PALETTE.ink);
    textSize(compact ? 18 : 22);
    text(r.label, cx, y + h - (compact ? 26 : 46));
    if (!compact) {
      textFont('Rubik'); textSize(11); fill(selected ? 20 : PALETTE.inkDim);
      text(r.tagline, cx, y + h - 20);
    }
    pop();
    this._cardHits = this._cardHits || [];
    this._cardHits.push({ x, y, w, h, onClick });
  }

  drawIntro() {
    fill(0, 0, 0, 90); rect(0, 0, CFG.W, CFG.H);
    const pulse = 1 + 0.05 * sin(frameCount * 0.3);
    push(); translate(CFG.W / 2, CFG.H / 2); scale(pulse);
    this.drawTitle(this.introText, 0, this.introText === 'FIGHT!' ? 84 : 60, PALETTE.amber);
    pop();
  }

  drawRoundEnd() {
    fill(0, 0, 0, 140); rect(0, 0, CFG.W, CFG.H);
    const text_ = this.roundEndWinner === 'DRAW' ? 'DRAW ROUND' : `${this.roundEndWinner} WINS ROUND ${this.roundNum}`;
    this.drawTitle(text_, CFG.H / 2 - 20, 44, this.roundEndWinner === 'P1' ? PALETTE.p1 : (this.roundEndWinner === 'P2' ? PALETTE.p2 : PALETTE.ink));
    push(); textFont('Rubik'); textAlign(CENTER); fill(PALETTE.inkDim); textSize(14);
    text(`${this.roundWins.p1} — ${this.roundWins.p2}`, CFG.W / 2, CFG.H / 2 + 30); pop();
  }

  drawMatchEnd() {
    fill(0, 0, 0, 160); rect(0, 0, CFG.W, CFG.H);
    const winner = this.roundWins.p1 > this.roundWins.p2 ? 'P1' : 'P2';
    this.drawTitle(`${winner} WINS THE MATCH`, 180, 56, winner === 'P1' ? PALETTE.p1 : PALETTE.p2);
    push(); textFont('Rubik'); textAlign(CENTER); fill(PALETTE.inkDim); textSize(13);
    text(`Best combo this fight: x${this.sessionStats.bestCombo}`, CFG.W / 2, 240); pop();
    this.buttons.matchEnd.forEach(b => b.draw());
  }

  drawPause() {
    fill(0, 0, 0, 170); rect(0, 0, CFG.W, CFG.H);
    this.drawTitle('PAUSED', 140, 48, PALETTE.ink);
    this.buttons.pause.forEach(b => b.draw());
  }

  drawSettings() {
    fill(0, 0, 0, 190); rect(0, 0, CFG.W, CFG.H);
    this.drawTitle('SETTINGS', 90, 40, PALETTE.ink);
    this.drawSlider(CFG.W / 2 - 140, 200, 280, 'MUSIC VOLUME', AUDIO.musicVolume, v => AUDIO.setMusicVolume(v));
    this.drawSlider(CFG.W / 2 - 140, 270, 280, 'SFX VOLUME', AUDIO.sfxVolume, v => AUDIO.setSfxVolume(v));
    const muteBtn = new Button(CFG.W / 2 - 90, 330, 180, 44, AUDIO.muted ? 'UNMUTE' : 'MUTE ALL');
    muteBtn.draw();
    this._muteBtn = muteBtn;
    this.buttons.settingsBack.draw();
  }

  drawSlider(x, y, w, label, value, onDrag) {
    push();
    textFont('Rubik'); fill(PALETTE.inkDim); textAlign(LEFT); textSize(12);
    text(label, x, y - 10);
    stroke(PALETTE.inkDim); strokeWeight(4); line(x, y, x + w, y);
    stroke(PALETTE.amber); strokeWeight(4); line(x, y, x + w * value, y);
    noStroke(); fill(PALETTE.amber); circle(x + w * value, y, 16);
    pop();
    this._sliders = this._sliders || [];
    this._sliders.push({ x, y, w, onDrag });
  }

  // -------- interaction plumbing (called from global mouse handlers) --------
  handleClick(mx, my) {
    AUDIO.init(); AUDIO.resume();
    if (this.scene === SCENE.MENU) {
      this.buttons.menu.forEach((b, i) => {
        if (b.hovered()) { AUDIO.playSelect(); if (i === 0) this.goSelect('1P'); else if (i === 1) this.goSelect('2P'); else this.openSettings(); }
      });
    } else if (this.scene === SCENE.SELECT) {
      this._cardHits = [];
      // re-run draw logic isn't available here; clicks are validated against last drawn hit list
      (this._lastCardHits || []).forEach(h => { if (mx > h.x && mx < h.x + h.w && my > h.y && my < h.y + h.h) { AUDIO.playSelect(); h.onClick(); } });
      if (this._selectBackBtn && this._selectBackBtn.hovered()) { AUDIO.playSelect(); this.goMenu(); }
      if (this._stageBtn && this._stageBtn.hovered()) { AUDIO.playSelect(); this.pick.stage = (this.pick.stage + 1) % STAGES.length; }
      if (this.buttons.confirm.hovered()) { AUDIO.playConfirm(); this.startMatch(); }
    } else if (this.scene === SCENE.PAUSED) {
      if (this.buttons.pause[0].hovered()) { AUDIO.playSelect(); this.scene = SCENE.FIGHT; }
      else if (this.buttons.pause[1].hovered()) { AUDIO.playSelect(); this.openSettings(); }
      else if (this.buttons.pause[2].hovered()) { AUDIO.playSelect(); this.goMenu(); }
    } else if (this.scene === SCENE.MATCH_END) {
      if (this.buttons.matchEnd[0].hovered()) { AUDIO.playConfirm(); this.startMatch(); }
      else if (this.buttons.matchEnd[1].hovered()) { AUDIO.playSelect(); this.goMenu(); }
    } else if (this.scene === SCENE.SETTINGS) {
      if (this._muteBtn && this._muteBtn.hovered()) { AUDIO.muted = !AUDIO.muted; AUDIO.playSelect(); }
      if (this.buttons.settingsBack.hovered()) { AUDIO.playSelect(); this.scene = this.prevSceneBeforeSettings; }
    }
  }

  openSettings() { this.prevSceneBeforeSettings = this.scene; this.scene = SCENE.SETTINGS; }

  handleDrag(mx) {
    if (this.scene !== SCENE.SETTINGS || !this._sliders) return;
    for (const s of this._sliders) {
      if (mouseY > s.y - 14 && mouseY < s.y + 14 && mx > s.x - 10 && mx < s.x + s.w + 10) {
        s.onDrag(clamp((mx - s.x) / s.w, 0, 1));
      }
    }
  }

  togglePause() {
    if (this.scene === SCENE.FIGHT) this.scene = SCENE.PAUSED;
    else if (this.scene === SCENE.PAUSED) this.scene = SCENE.FIGHT;
  }

  // ---------------- HUD ----------------
  drawHUD() {
    const barW = 300, barH = 20, barY = 34, pad = 24;
    push();
    // diagonal-cut health panels — a nod to classic arcade fighter HUDs
    this.drawDiagonalBar(pad, barY, barW, barH, this.p1.health / this.p1.maxHealth, PALETTE.p1, 'left');
    this.drawDiagonalBar(CFG.W - pad - barW, barY, barW, barH, this.p2.health / this.p2.maxHealth, PALETTE.p2, 'right');

    // meter bars
    this.drawDiagonalBar(pad, barY + 26, barW * 0.7, 8, this.p1.meter / CFG.METER_MAX, PALETTE.amber, 'left');
    this.drawDiagonalBar(CFG.W - pad - barW * 0.7, barY + 26, barW * 0.7, 8, this.p2.meter / CFG.METER_MAX, PALETTE.amber, 'right');

    // names
    textFont('Bebas Neue'); textAlign(LEFT); fill(PALETTE.p1); textSize(16);
    text(this.p1.name, pad, barY - 8);
    textAlign(RIGHT); fill(PALETTE.p2);
    text(this.p2.name, CFG.W - pad, barY - 8);

    // round pips
    textAlign(CENTER);
    for (let i = 0; i < CFG.ROUNDS_TO_WIN; i++) {
      fill(i < this.roundWins.p1 ? color(PALETTE.p1) : color(60));
      circle(CFG.W / 2 - 40 - i * 18, 20, 10);
      fill(i < this.roundWins.p2 ? color(PALETTE.p2) : color(60));
      circle(CFG.W / 2 + 40 + i * 18, 20, 10);
    }

    // timer
    fill(PALETTE.ink); textSize(30);
    text(Math.ceil(this.roundTime), CFG.W / 2, 42);

    // combo popups
    if (this.p1.comboCount >= 2) { fill(PALETTE.p1); textSize(16); textAlign(LEFT); text(`${this.p1.comboCount} HIT COMBO`, pad, 90); }
    if (this.p2.comboCount >= 2) { fill(PALETTE.p2); textSize(16); textAlign(RIGHT); text(`${this.p2.comboCount} HIT COMBO`, CFG.W - pad, 90); }

    // control hints
    textFont('Rubik'); fill(PALETTE.inkDim); textSize(11); textAlign(LEFT); noStroke();
    text('A/D move  W jump  S block  F light  G heavy  T special  R super   •   ESC pause', pad, CFG.H - 12);
    pop();
  }

  drawDiagonalBar(x, y, w, h, pct, col, side) {
    pct = clamp(pct, 0, 1);
    push();
    noStroke();
    fill(30);
    quad(x, y, x + w, y, x + w - h, y + h, x - h, y + h);
    fill(col);
    if (side === 'left') {
      const fw = w * pct;
      quad(x, y, x + fw, y, x + fw - h, y + h, x - h, y + h);
    } else {
      const fw = w * pct;
      quad(x + w - fw, y, x + w, y, x + w - h, y + h, x + w - h - fw, y + h);
    }
    pop();
  }
}

let GAME;

function preload() {}

function setup() {
  const c = createCanvas(CFG.W, CFG.H);
  c.parent(document.body);
  GAME = new Game();
  textFont('Rubik');
}

function draw() {
  const dt = clamp(deltaTime / (1000 / 60), 0.2, 3); // delta-time scaling, clamped to avoid tab-switch spikes
  GAME.update(dt);
  GAME.draw();

  // stash the fighter-card hit list generated during this frame's select-screen draw
  if (GAME._cardHits) { GAME._lastCardHits = GAME._cardHits; GAME._cardHits = null; }
  GAME._sliders = null;
}

function keyPressed() {
  justPressed.add(keyCode);
  AUDIO.init(); AUDIO.resume();
  if (keyCode === 27) { // ESC
    if (GAME.scene === SCENE.FIGHT || GAME.scene === SCENE.PAUSED) GAME.togglePause();
  }
  return false;
}
function keyReleased() { return false; }

function mousePressed() {
  GAME.handleClick(mouseX, mouseY);
}
function mouseDragged() {
  GAME.handleDrag(mouseX);
}
// ── style.css
* {
  margin: 0;
  padding: 0;
  box-sizing: border-box;
}
body {
  background-color: #0a0a0a;
  display: flex;
  justify-content: center;
  align-items: center;
  height: 100vh;
}
canvas {
  display: block;
}
